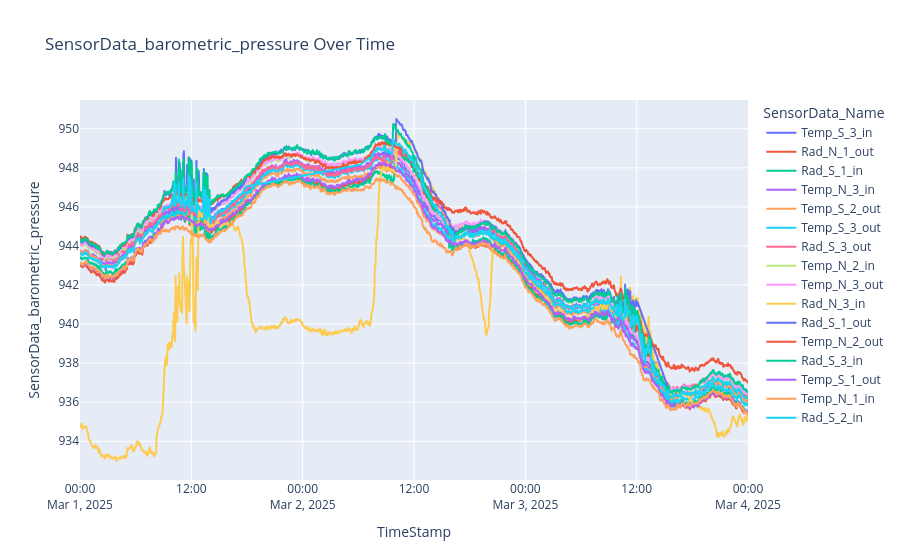

This figure's notebook cell:
### Code cell
# Define the parameters for the plot
# 'SensorData_humidity', 'SensorData_temperature', 'SensorData_light','
y_axis = 'SensorData_barometric_pressure'  # Choose the y-axis parameter

# Generate the line plot based on the selected parameter
fig = px.line(df_data, x='TimeStamp', y=y_axis, color='SensorData_Name', title=f'{y_axis} Over Time')
fig.show()

### Figure 1 — Plotly figure (JSON) as saved in the notebook; plotly's stock layout.template omitted (floating-point values rounded to 4 significant figures; data arrays with more than 128 entries replaced by an {"elided": "..."} marker saying what was removed)
{"data": [{"hovertemplate": "SensorData_Name=Temp_S_3_in<br>TimeStamp=%{x}<br>SensorData_barometric_pressure=%{y}<extra></extra>", "legendgroup": "Temp_S_3_in", "line": {"color": "#636efa", "dash": "solid"}, "marker": {"symbol": "circle"}, "mode": "lines", "name": "Temp_S_3_in", "showlegend": true, "type": "scattergl", "x": {"elided": "1440 str values"}, "xaxis": "x", "y": {"elided": "1440 float values"}, "yaxis": "y"}, {"hovertemplate": "SensorData_Name=Rad_N_1_out<br>TimeStamp=%{x}<br>SensorData_barometric_pressure=%{y}<extra></extra>", "legendgroup": "Rad_N_1_out", "line": {"color": "#EF553B", "dash": "solid"}, "marker": {"symbol": "circle"}, "mode": "lines", "name": "Rad_N_1_out", "showlegend": true, "type": "scattergl", "x": {"elided": "1440 str values"}, "xaxis": "x", "y": {"elided": "1440 float values"}, "yaxis": "y"}, {"hovertemplate": "SensorData_Name=Rad_S_1_in<br>TimeStamp=%{x}<br>SensorData_barometric_pressure=%{y}<extra></extra>", "legendgroup": "Rad_S_1_in", "line": {"color": "#00cc96", "dash": "solid"}, "marker": {"symbol": "circle"}, "mode": "lines", "name": "Rad_S_1_in", "showlegend": true, "type": "scattergl", "x": {"elided": "1417 str values"}, "xaxis": "x", "y": {"elided": "1417 float values"}, "yaxis": "y"}, {"hovertemplate": "SensorData_Name=Temp_N_3_in<br>TimeStamp=%{x}<br>SensorData_barometric_pressure=%{y}<extra></extra>", "legendgroup": "Temp_N_3_in", "line": {"color": "#ab63fa", "dash": "solid"}, "marker": {"symbol": "circle"}, "mode": "lines", "name": "Temp_N_3_in", "showlegend": true, "type": "scattergl", "x": {"elided": "1440 str values"}, "xaxis": "x", "y": {"elided": "1440 float values"}, "yaxis": "y"}, {"hovertemplate": "SensorData_Name=Temp_S_2_out<br>TimeStamp=%{x}<br>SensorData_barometric_pressure=%{y}<extra></extra>", "legendgroup": "Temp_S_2_out", "line": {"color": "#FFA15A", "dash": "solid"}, "marker": {"symbol": "circle"}, "mode": "lines", "name": "Temp_S_2_out", "showlegend": true, "type": "scattergl", "x": {"elided": "1440 str values"}, "xaxis": "x", "y": {"elided": "1440 float values"}, "yaxis": "y"}, {"hovertemplate": "SensorData_Name=Temp_S_3_out<br>TimeStamp=%{x}<br>SensorData_barometric_pressure=%{y}<extra></extra>", "legendgroup": "Temp_S_3_out", "line": {"color": "#19d3f3", "dash": "solid"}, "marker": {"symbol": "circle"}, "mode": "lines", "name": "Temp_S_3_out", "showlegend": true, "type": "scattergl", "x": {"elided": "1440 str values"}, "xaxis": "x", "y": {"elided": "1440 float values"}, "yaxis": "y"}, {"hovertemplate": "SensorData_Name=Rad_S_3_out<br>TimeStamp=%{x}<br>SensorData_barometric_pressure=%{y}<extra></extra>", "legendgroup": "Rad_S_3_out", "line": {"color": "#FF6692", "dash": "solid"}, "marker": {"symbol": "circle"}, "mode": "lines", "name": "Rad_S_3_out", "showlegend": true, "type": "scattergl", "x": {"elided": "1440 str values"}, "xaxis": "x", "y": {"elided": "1440 float values"}, "yaxis": "y"}, {"hovertemplate": "SensorData_Name=Temp_N_2_in<br>TimeStamp=%{x}<br>SensorData_barometric_pressure=%{y}<extra></extra>", "legendgroup": "Temp_N_2_in", "line": {"color": "#B6E880", "dash": "solid"}, "marker": {"symbol": "circle"}, "mode": "lines", "name": "Temp_N_2_in", "showlegend": true, "type": "scattergl", "x": {"elided": "1440 str values"}, "xaxis": "x", "y": {"elided": "1440 float values"}, "yaxis": "y"}, {"hovertemplate": "SensorData_Name=Temp_N_3_out<br>TimeStamp=%{x}<br>SensorData_barometric_pressure=%{y}<extra></extra>", "legendgroup": "Temp_N_3_out", "line": {"color": "#FF97FF", "dash": "solid"}, "marker": {"symbol": "circle"}, "mode": "lines", "name": "Temp_N_3_out", "showlegend": true, "type": "scattergl", "x": {"elided": "1440 str values"}, "xaxis": "x", "y": {"elided": "1440 float values"}, "yaxis": "y"}, {"hovertemplate": "SensorData_Name=Rad_N_3_in<br>TimeStamp=%{x}<br>SensorData_barometric_pressure=%{y}<extra></extra>", "legendgroup": "Rad_N_3_in", "line": {"color": "#FECB52", "dash": "solid"}, "marker": {"symbol": "circle"}, "mode": "lines", "name": "Rad_N_3_in", "showlegend": true, "type": "scattergl", "x": {"elided": "1440 str values"}, "xaxis": "x", "y": {"elided": "1440 float values"}, "yaxis": "y"}, {"hovertemplate": "SensorData_Name=Rad_S_1_out<br>TimeStamp=%{x}<br>SensorData_barometric_pressure=%{y}<extra></extra>", "legendgroup": "Rad_S_1_out", "line": {"color": "#636efa", "dash": "solid"}, "marker": {"symbol": "circle"}, "mode": "lines", "name": "Rad_S_1_out", "showlegend": true, "type": "scattergl", "x": {"elided": "1195 str values"}, "xaxis": "x", "y": {"elided": "1195 float values"}, "yaxis": "y"}, {"hovertemplate": "SensorData_Name=Temp_N_2_out<br>TimeStamp=%{x}<br>SensorData_barometric_pressure=%{y}<extra></extra>", "legendgroup": "Temp_N_2_out", "line": {"color": "#EF553B", "dash": "solid"}, "marker": {"symbol": "circle"}, "mode": "lines", "name": "Temp_N_2_out", "showlegend": true, "type": "scattergl", "x": {"elided": "1431 str values"}, "xaxis": "x", "y": {"elided": "1431 float values"}, "yaxis": "y"}, {"hovertemplate": "SensorData_Name=Rad_S_3_in<br>TimeStamp=%{x}<br>SensorData_barometric_pressure=%{y}<extra></extra>", "legendgroup": "Rad_S_3_in", "line": {"color": "#00cc96", "dash": "solid"}, "marker": {"symbol": "circle"}, "mode": "lines", "name": "Rad_S_3_in", "showlegend": true, "type": "scattergl", "x": {"elided": "1441 str values"}, "xaxis": "x", "y": {"elided": "1441 float values"}, "yaxis": "y"}, {"hovertemplate": "SensorData_Name=Temp_S_1_out<br>TimeStamp=%{x}<br>SensorData_barometric_pressure=%{y}<extra></extra>", "legendgroup": "Temp_S_1_out", "line": {"color": "#ab63fa", "dash": "solid"}, "marker": {"symbol": "circle"}, "mode": "lines", "name": "Temp_S_1_out", "showlegend": true, "type": "scattergl", "x": {"elided": "1422 str values"}, "xaxis": "x", "y": {"elided": "1422 float values"}, "yaxis": "y"}, {"hovertemplate": "SensorData_Name=Temp_N_1_in<br>TimeStamp=%{x}<br>SensorData_barometric_pressure=%{y}<extra></extra>", "legendgroup": "Temp_N_1_in", "line": {"color": "#FFA15A", "dash": "solid"}, "marker": {"symbol": "circle"}, "mode": "lines", "name": "Temp_N_1_in", "showlegend": true, "type": "scattergl", "x": {"elided": "1425 str values"}, "xaxis": "x", "y": {"elided": "1425 float values"}, "yaxis": "y"}, {"hovertemplate": "SensorData_Name=Rad_S_2_in<br>TimeStamp=%{x}<br>SensorData_barometric_pressure=%{y}<extra></extra>", "legendgroup": "Rad_S_2_in", "line": {"color": "#19d3f3", "dash": "solid"}, "marker": {"symbol": "circle"}, "mode": "lines", "name": "Rad_S_2_in", "showlegend": true, "type": "scattergl", "x": {"elided": "985 str values"}, "xaxis": "x", "y": {"elided": "985 float values"}, "yaxis": "y"}], "layout": {"legend": {"title": {"text": "SensorData_Name"}, "tracegroupgap": 0}, "title": {"text": "SensorData_barometric_pressure Over Time"}, "xaxis": {"anchor": "y", "domain": [0, 1], "title": {"text": "TimeStamp"}}, "yaxis": {"anchor": "x", "domain": [0, 1], "title": {"text": "SensorData_barometric_pressure"}}}}
